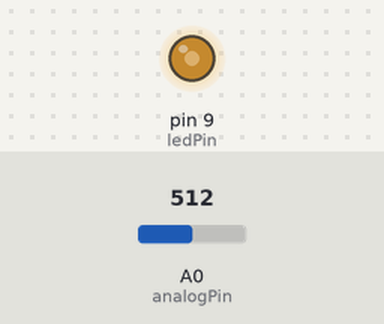
Simulated run of this sketch. Board: Arduino Uno, built with avr-gcc and run on an emulated ATmega328P. Shown: output pins drawn as LEDs (lit = HIGH). Inputs (shaded band) come from the test bench; at power-on: A0 (analogPin) = 512.

Above: at 1.2 s.
1.3 s: A0 (analogPin) set to 716
At 2.5 s:
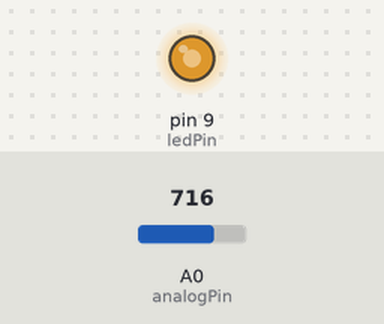
2.8 s: A0 (analogPin) set to 900
At 3.6 s:
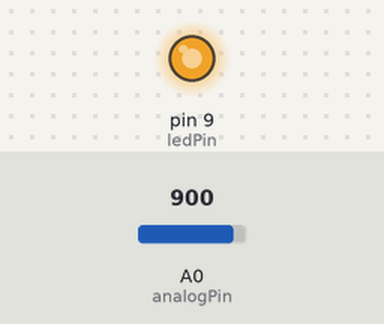
4.3 s: A0 (analogPin) set to 122
At 4.8 s:
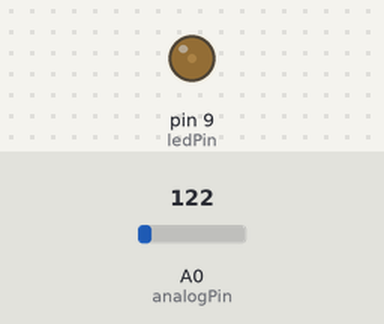
5.8 s: A0 (analogPin) set to 0
At 7.0 s:
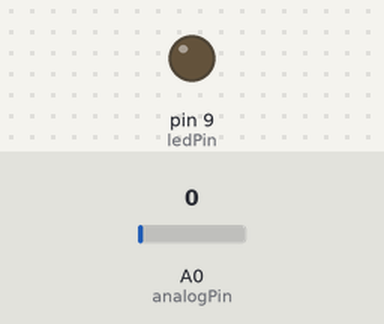
7.3 s: A0 (analogPin) set to 511
At 8.3 s:
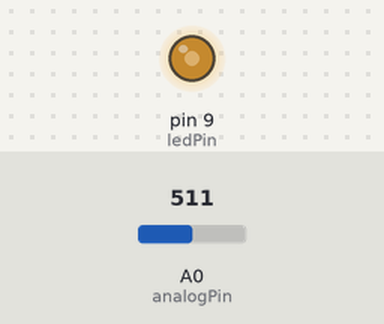
Timing chart, 0 to 9.8 s (numbered marks = the images above; inputs shaded):
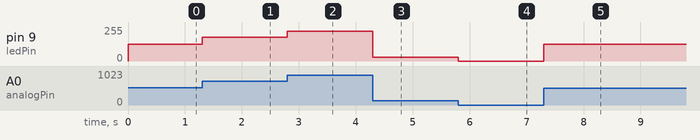

Measured:
- after the input at 1.3 s, pin 9 (ledPin): 127/255 → 178/255 at once
- after the input at 2.8 s, pin 9 (ledPin): 178/255 → 224/255 at once
- after the input at 4.3 s, pin 9 (ledPin): 224/255 → 30/255 at once
- after the input at 5.8 s, pin 9 (ledPin): 30/255 → 0/255 at once
- after the input at 7.3 s, pin 9 (ledPin): 0/255 → 127/255 at once

The sketch:

potentiometerLED.ino
```cpp
// the analog input pin attach to
int analogPin = A0;

// the LED attach to
int ledPin = 9;

// variable to store the value coming from sensor
int inputValue = 0;

// variable to store the output value
int outputValue = 0;

void setup() {

}

void loop() {
  // read the value from the sensor
  inputValue = analogRead(analogPin);

  // convert from 0 to 1023 proportional to the number of a number of from 0 to 255
  outputValue = map(inputValue, 0, 1023, 0, 255);

  // turn the LED on depend on the output value
  analogWrite(ledPin, outputValue);
}
```
